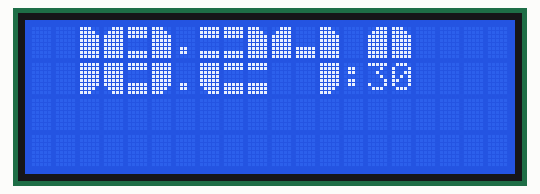
Simulated run of this program. Board: Raspberry Pi (BCM pin numbers). On the bench: 20×4 character LCD. The clock reads 2024-03-15 10:24:30 at power-on unless the program sets it.

Above: at 0.3 s.
At 4.5 s:
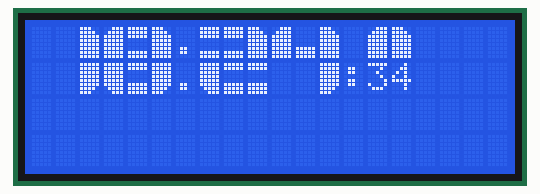
At 9.8 s:
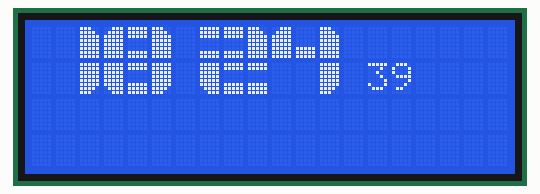
At 18.2 s:
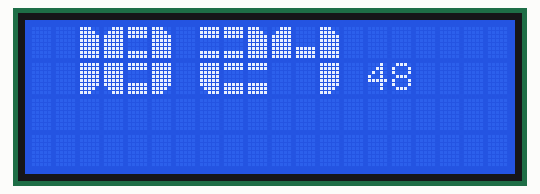
At 30.9 s:
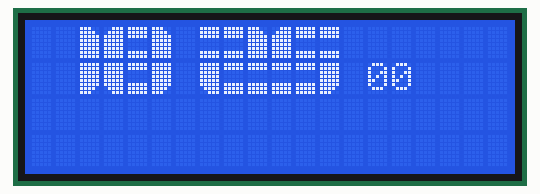
At 38.2 s:
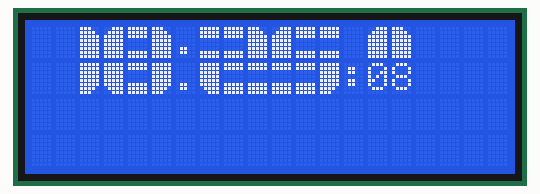

Measured:
- what the display in image 1 shows lasts 1.0 s, from 4.5 s to 5.5 s

The program:

Big_font_Programming_for_Raspberry_pi.py
```python
from RPLCD.i2c import CharLCD
import time
lcd = CharLCD ('PCF8574',0x27)

p1= ( #0,6,9,8,5,LT
  0b00111,
  0B01111,
  0B11111,
  0B11111,
  0B11111,
  0B11111,
  0B11111,
  0B11111
 )

p2=(#8,9,6,3,MT
  0B11111,
  0B11111,
  0B11111,
  0B00000,
  0B00000,
  0B00000,
  0B11111,
  0B11111
)

p3= (#8,9,3,2,RT
  0b11100,
  0B11110,
  0B11111,
  0B11111,
  0B11111,
  0B11111,
  0B11111,
  0B11111
 )

p4=(#8,9,6,5,2,3 MB
  0B11111,
  0B11111,
  0B00000,
  0B00000,
  0B00000,
  0B11111,
  0B11111,
  0B11111
)

p5= (#8,6,2,LB
  0b11111,
  0B11111,
  0B11111,
  0B11111,
  0B11111,
  0B11111,
  0B01111,
  0B00111
 )

p6=(#8,9,6,5,3,RB
  0b11111,
  0B11111,
  0B11111,
  0B11111,
  0B11111,
  0B11111,
  0B11110,
  0B11100
)
p7=(#0,7,MT
  0B11111,
  0B11111,
  0B11111,
  0B00000,
  0B00000,
  0B00000,
  0B00000,
  0B00000
)
p8=(#0,MB
  0B00000,
  0B00000,
  0B00000,
  0B00000,
  0B00000,
  0B11111,
  0B11111,
  0B11111
)


lcd.create_char(0,p1)
lcd.create_char(1,p2)
lcd.create_char(2,p3)
lcd.create_char(3,p4)
lcd.create_char(4,p5)
lcd.create_char(5,p6)
lcd.create_char(6,p7)
lcd.create_char(7,p8)


def time_convert(sec):
    mins=sec//60
    sec=sec%60
    hours=mins//60
    hours=(hours+8)%24
    mins=mins%60
    return ("{:02}{:02}{:02}".format(int(hours),int(mins),int(sec)))

def check_num(c,side):
    global lcd
    if c=='0' and side==0:
        lcd.write_string('\x00')
        lcd.write_string('\x06')
        lcd.write_string('\x02')
    if c=='0' and side==1:
        lcd.write_string('\x04')
        lcd.write_string('\x07')
        lcd.write_string('\x05')
    if c=='1' and side==0:
        lcd.write_string(' ')
        lcd.write_string(' ')
        lcd.write_string('\x02')
    if c=='1' and side==1:
        lcd.write_string(' ')
        lcd.write_string(' ')
        lcd.write_string('\x05')
    if c=='2' and side==0:
        lcd.write_string('\x01')
        lcd.write_string('\x01')
        lcd.write_string('\x02')
    if c=='2' and side==1:
        lcd.write_string('\x04')
        lcd.write_string('\x03')
        lcd.write_string('\x03')
    if c=='3' and side==0:
        lcd.write_string('\x01')
        lcd.write_string('\x01')
        lcd.write_string('\x02')
    if c=='3' and side==1:
        lcd.write_string('\x03')
        lcd.write_string('\x03')
        lcd.write_string('\x05')
    if c=='4' and side==0:
        lcd.write_string('\x00')
        lcd.write_string('\x07')
        lcd.write_string('\x02')
    if c=='4' and side==1:
        lcd.write_string(' ')
        lcd.write_string(' ')
        lcd.write_string('\x05')
    if c=='5' and side==0:
        lcd.write_string('\x00')
        lcd.write_string('\x01')
        lcd.write_string('\x01')
    if c=='5' and side==1:
        lcd.write_string('\x03')
        lcd.write_string('\x03')
        lcd.write_string('\x05')
    if c=='6' and side==0:
        lcd.write_string('\x00')
        lcd.write_string('\x01')
        lcd.write_string('\x01')
    if c=='6' and side==1:
        lcd.write_string('\x04')
        lcd.write_string('\x03')
        lcd.write_string('\x05')
    if c=='7' and side==0:
        lcd.write_string('\x00')
        lcd.write_string('\x06')
        lcd.write_string('\x02')
    if c=='7' and side==1:
        lcd.write_string(' ')
        lcd.write_string(' ')
        lcd.write_string('\x05')
    if c=='8' and side==0:
        lcd.write_string('\x00')
        lcd.write_string('\x01')
        lcd.write_string('\x02')
    if c=='8' and side==1:
        lcd.write_string('\x04')
        lcd.write_string('\x03')
        lcd.write_string('\x05')
    if c=='9' and side==0:
        lcd.write_string('\x00')
        lcd.write_string('\x01')
        lcd.write_string('\x02')
    if c=='9' and side==1:
        lcd.write_string('\x03')
        lcd.write_string('\x03')
flag=False

while True:
    flag= not flag
    t=time.time()
    t=time_convert(t)
    for i in range(2):
        lcd.cursor_pos=(0,i*3)
        check_num(t[i],0)
        lcd.cursor_pos=(1,i*3)
        check_num(t[i],1)

    for i in range(2,4):
        lcd.cursor_pos=(0,i*3+1)
        check_num(t[i],0)
        lcd.cursor_pos=(1,i*3+1)
        check_num(t[i],1)

    lcd.cursor_pos=(1,14)
    lcd.write_string('{}'.format(t[4]))
    lcd.cursor_pos=(1,15)
    lcd.write_string('{}'.format(t[5]))

    if flag:
        lcd.cursor_pos=(0,6)
        lcd.write_string('.')
        lcd.cursor_pos=(1,6)
        lcd.write_string('.')
        lcd.cursor_pos=(1,13)
        lcd.write_string(':')
        lcd.cursor_pos=(0,14)
        lcd.write_string('\x00')
        lcd.cursor_pos=(0,15)
        lcd.write_string('\x02')

    time.sleep(0.98)
    lcd.clear()
```
